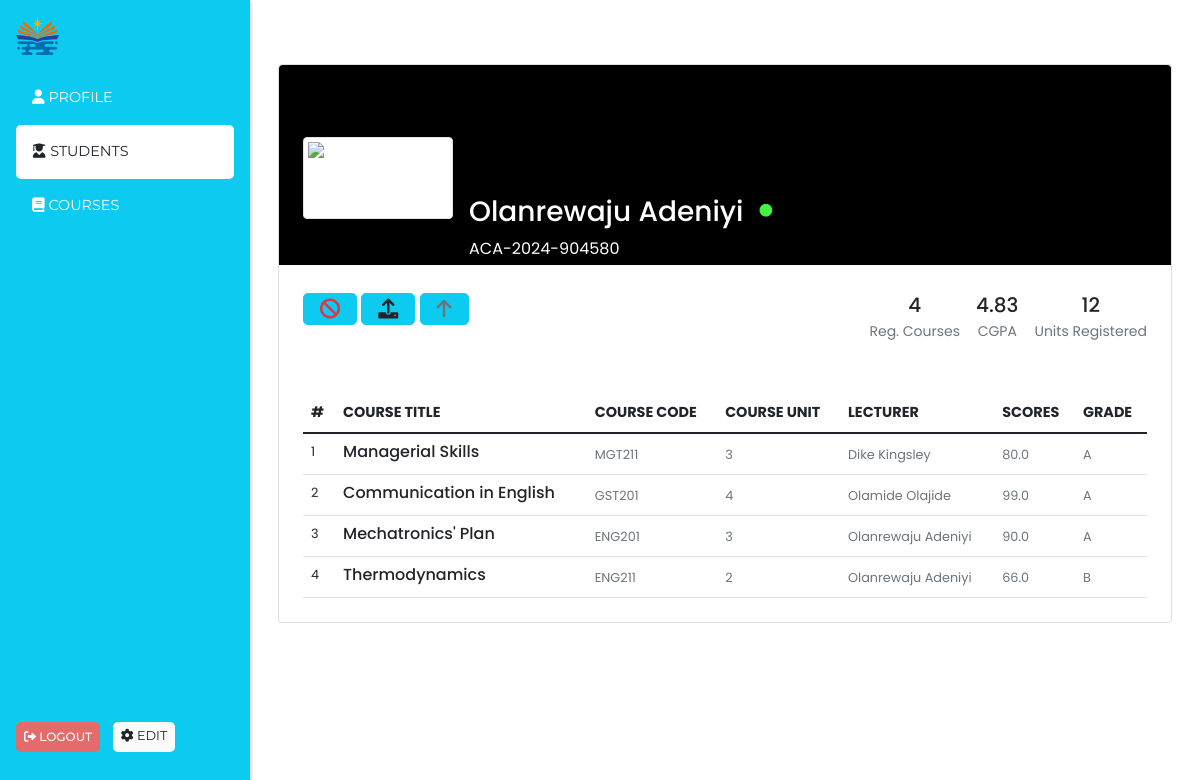
Page /view_student/d720d01a04e74f469e85bd9a8d7e083c (signed in) on the committed database.
### models/students.py (models this page shows, shortened)
class Student(db.Model, UserMixin):
    __tablename__ = "students"
    id = db.Column(db.String(50), default=hexid, primary_key=True, index=True)
    first_name = db.Column(db.String(80), nullable=False)
    last_name = db.Column(db.String(80), nullable=False)
    email = db.Column(db.String(120), unique=True, nullable=False)
    phone = db.Column(db.String(20), nullable=False)
    active = db.Column(db.Boolean, default=True)
    stud_id = db.Column(
        db.String(50),
        unique=True,
        nullable=False,
        default=code_generator(f"ACA-{datetime.now().year}-"),
    )
    gpa = db.Column(db.Float, nullable=False, default=0.00)
    password = db.Column(
        db.Text, nullable=False, default=student_default_password("academia")
    )
    changed_password = db.Column(db.Boolean, nullable=False, default=False)
    created_at = db.Column(db.DateTime, nullable=False, default=datetime.utcnow)
    registered_courses = db.relationship(
        "CourseRegistered", cascade="all, delete", backref="student", lazy=True
    )

### models/course_registered.py (models this page shows, shortened)
class CourseRegistered(db.Model, UserMixin):
    __tablename__ = "course_registered"
    id = db.Column(db.String(50), default=hexid, primary_key=True, index=True)
    score = db.Column(db.Float, nullable=False, default=0.0)
    grade = db.Column(db.String(10), default="N/A")
    student_id = db.Column(db.String(50), db.ForeignKey("students.id"), nullable=False)
    course_id = db.Column(db.String(50), db.ForeignKey("courses.id"), nullable=False)

### models/courses.py (models this page shows, shortened)
class Course(db.Model, UserMixin):
    __tablename__ = "courses"
    id = db.Column(db.String(50), default=hexid, primary_key=True, index=True)
    course_title = db.Column(db.String(100), nullable=False)
    course_code = db.Column(db.String(80), unique=True, nullable=False)
    year = db.Column(db.Integer, nullable=False, default=datetime.now().year)
    course_unit = db.Column(db.Integer, nullable=False)
    created_at = db.Column(db.DateTime, nullable=False, default=datetime.now)
    teacher_id = db.Column(db.String(50), db.ForeignKey("admin.id"))
    registered_courses = db.relationship(
        "CourseRegistered", backref="course", lazy=True, cascade="all, delete"
    )
    student_registered = db.relationship(
        "CourseRegistered",
        viewonly=True,
        overlaps="course,registered_courses",
        backref="student_",
    )

### models/admin.py (models this page shows, shortened)
class Admin(db.Model, UserMixin):
    __tablename__ = "admin"
    id = db.Column(db.String(50), default=hexid, primary_key=True, index=True)
    first_name = db.Column(db.String(50), nullable=False)
    last_name = db.Column(db.String(50), nullable=False)
    active = db.Column(db.Boolean, default=True)
    adm_id = db.Column(
        db.String(50), unique=True, nullable=False, default=generate_admin_id
    )
    email = db.Column(db.String(120), unique=True, nullable=False)
    is_superadmin = db.Column(db.Boolean, default=False)
    phone_number = db.Column(db.String(50), nullable=True)
    role_id = db.Column(db.String(50), db.ForeignKey("role.id"), nullable=False)
    password = db.Column(db.Text, nullable=False)
    date_created = db.Column(db.DateTime, default=datetime.now)
    courses = db.relationship(
        "Course", cascade="all, delete", backref="lecturer", lazy=True
    )

### endpoints/admin.py (the view)
@admin.route("/view_student/<student_id>")
@login_required
@admin_required
def view_student(student_id):
    alert = session.pop("alert", None)
    bg_color = session.pop("bg_color", None)
    student = Student.query.get(student_id)
    if not student:
        return redirect(url_for("admin.student_quarters"))
    course_registered = CourseRegistered.query.filter_by(
        student_id=student_id
    )
    total_units = sum([course.course.course_unit for course in course_registered])
    return render_template(
        "admin_templates/view_student.html",
        alert=alert,
        bg_color=bg_color,
        student=student,
        course_registered=course_registered,
        total_units=total_units,
        student_quarters=True,
    )

### app_config.py (called while the page is built)
def create_app(config=config_object["development"]):
    app = Flask(__name__)
    app.config.from_object(config)
    cors.init_app(app)
    login_manager.init_app(app)
    db.init_app(app)
    migrate.init_app(app, db)
    @login_manager.user_loader
    def load_user(user_id):
        logged_user = Admin.query.get(user_id)
        if not logged_user:
            logged_user = Student.query.get(user_id)
        return logged_user
    @login_manager.unauthorized_handler
    def unauthorized():
        session["alert"] = "Please login to access this page"
        session["bg_color"] = "danger"
        return redirect(url_for("school.login"))
    @app.errorhandler(404)
    def page_not_found(e):
        return render_template("404.html")
    app.register_blueprint(admin_blueprint)
    app.register_blueprint(school_blueprint)
    app.register_blueprint(student_blueprint)
    return app

### templates/admin_templates/view_student.html (shortened to what this page needs)
{% extends 'admin_templates/admin_layout.html' %}
{% block content %}
<section class="h-100 gradient-custom-2">
    <div class="container py-5 h-100">
      <div class="row d-flex justify-content-center">
        <div class="col col-lg-9 col-xl-12">
          <div class="card">
            <div class="rounded-top text-white d-flex flex-row" style="background-color: #000; height:200px;">
              <div class="ms-4 mt-5 d-flex flex-column" style="width: 150px;">
                <img src="https://mdbcdn.b-cdn.net/img/Photos/new-templates/bootstrap-profiles/avatar-1.webp"
                  alt="Generic placeholder image" class="img-fluid img-thumbnail mt-4 mb-2"
                  style="width: 150px; z-index: 1">
              </div>
              <div class="ms-3" style="margin-top: 130px;">
                <h3 class="d-flex align-items-center">{{student.last_name}} {{student.first_name}}
                  <i class="fa-solid fa-circle ms-3 {% if not student.active %} text-danger {% endif %}" style="font-size: .8rem; color: rgb(67, 242, 67);"></i></h5>
                <p>{{student.stud_id}}</p>
              </div>
            </div>
            <div class="p-4 text-black bg-body-tertiary">
              <div class="d-flex justify-content-end text-center py-1 text-body">
                <div class="me-auto">
                    <a href="{{url_for('admin.change_active_status', student_id=student.id)}}" class="btn py-0 px-3 btn-info btn-lg text-decoration-none">
                      {% if student.active %}
                        <i class="fa-solid fa-ban text-danger"></i>
                      {% else %}
                      <i class="fa-regular fa-circle-check text-white"></i>
                      {% endif %}
                    </a>
                    <a class="btn py-0 px-3 btn-info btn-lg text-decoration-none text-dark" data-bs-toggle="modal" data-bs-target="#exampleModalUpload">
                        <i class="fa-solid fa-upload"></i>
                    </a>
                    <a href="" class="btn py-0 px-3 btn-info btn-lg text-decoration-none text-muted">
                        <i class="fa-solid fa-arrow-up"></i>
                    </a>
                  </div>
                <div>
                  <p class="mb-1 h5">{{course_registered.count()}}</p>
                  <p class="small text-muted mb-0">Reg. Courses</p>
                </div>
                <div class="px-3">
                  <p class="mb-1 h5">{{student.gpa}}</p>
                  <p class="small text-muted mb-0">CGPA</p>
                </div>
                <div>
                  <p class="mb-1 h5">{{total_units}}</p>
                  <p class="small text-muted mb-0">Units Registered</p>
                </div>
              </div>
            </div>
            <div class="card-body p-4 text-black">
              <div class="row">
                <div class="col-md-12">
                    <div class="table-responsive">
                        <table class="table no-wrap user-table mb-0">
                            <thead>
                                <tr>
                                    <th scope="col" class="border-0 text-uppercase font-medium pl-4" style="font-size: .9rem;">#</th>
                                    <th scope="col" class="border-0 text-uppercase font-medium" style="font-size: .9rem;">Course Title</th>
                                    <th scope="col" class="border-0 text-uppercase font-medium" style="font-size: .9rem;">Course Code</th>
                                    <th scope="col" class="border-0 text-uppercase font-medium" style="font-size: .9rem;">Course Unit</th>
                                    <th scope="col" class="border-0 text-uppercase font-medium" style="font-size: .9rem;">Lecturer</th>
                                    <th scope="col" class="border-0 text-uppercase font-medium" style="font-size: .9rem;">Scores</th>
                                    <th scope="col" class="border-0 text-uppercase font-medium" style="font-size: .9rem;">Grade</th>
                                </tr>
                            </thead>
                            <tbody>
                                {% for course in course_registered %}
                                <tr>
                                    <td class="pl-4" style="font-size: .8rem;">{{loop.index}}</td>
                                    <td>
                                        <h5 class="font-medium mb-0" style="font-size: 1rem;">{{course.course.course_title}}</h5>
                                    </td>
                                    <td>
                                        <span class="text-muted" style="font-size: .8rem;">{{course.course.course_code}}</span>
                                    </td>
                                    <td>
                                        <span class="text-muted" style="font-size: .8rem;">{{course.course.course_unit}}</span>
                                    </td>
                                    <td>
                                        <span class="text-muted" style="font-size: .8rem;">{{course.course.lecturer.last_name}} {{course.course.lecturer.first_name}}</span>
                                    </td>
                                    <td>
                                        <span class="text-muted" style="font-size: .8rem;">{{course.score}}</span>
                                    </td>
                                    <td>
                                        <span class="text-muted" style="font-size: .8rem;">{{course.grade}}</span>
                                    </td>
                                </tr>
                                {% endfor %}
                            </tbody>
                        </table>
                    </div>
                </div>
            </div>
            </div>
          </div>
        </div>
      </div>
    </div>
  </section>
{% endblock content %}

### templates/admin_templates/admin_layout.html (style rules this page uses)
* { margin: 0; padding: 0; box-sizing: border-box; font-family: 'Poppins', sans-serif; }
a { text-decoration: none; color: white; }

### rows in the picture
Student: last_name "Olanrewaju", first_name "Adeniyi", stud_id "ACA-2024-904580", gpa "4.83"
CourseRegistered: course.course_title "Managerial Skills", course.course_code "MGT211", course.course_unit "3", course.lecturer.last_name "Dike", course.lecturer.first_name "Kingsley", score "80.0", grade "A"
CourseRegistered: course.course_title "Communication in English", course.course_code "GST201", course.course_unit "4", course.lecturer.last_name "Olamide", course.lecturer.first_name "Olajide", score "99.0", grade "A"
CourseRegistered: course.course_title "Mechatronics' Plan", course.course_code "ENG201", course.course_unit "3", course.lecturer.last_name "Olanrewaju", course.lecturer.first_name "Adeniyi", score "90.0", grade "A"
CourseRegistered: course.course_title "Thermodynamics", course.course_code "ENG211", course.course_unit "2", course.lecturer.last_name "Olanrewaju", course.lecturer.first_name "Adeniyi", score "66.0", grade "B"

### other values in the picture
{{ course_registered.count() }} "4"
{{ total_units }} "12"
